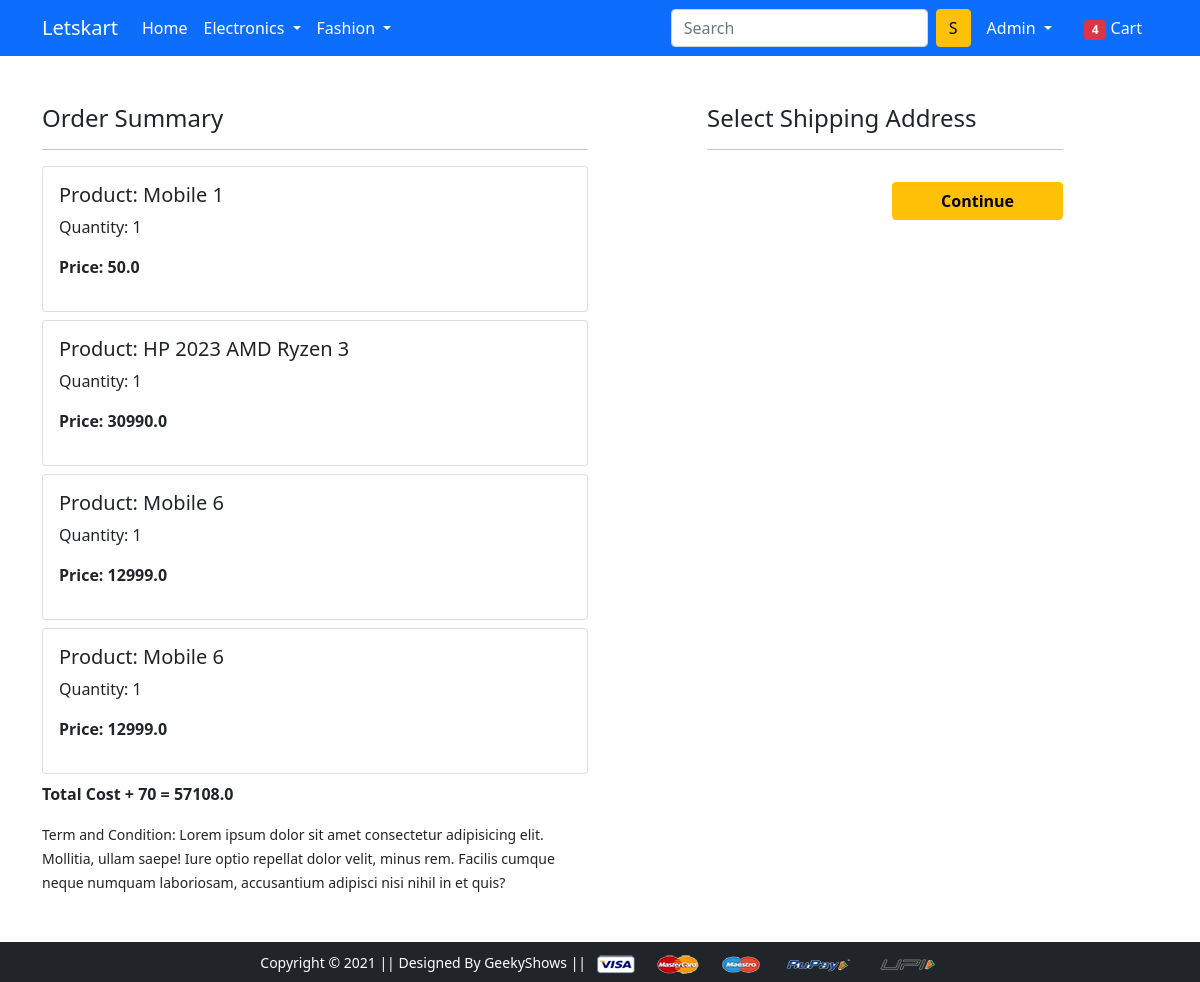
The page /checkout/ (signed in) on the database as committed earlier.
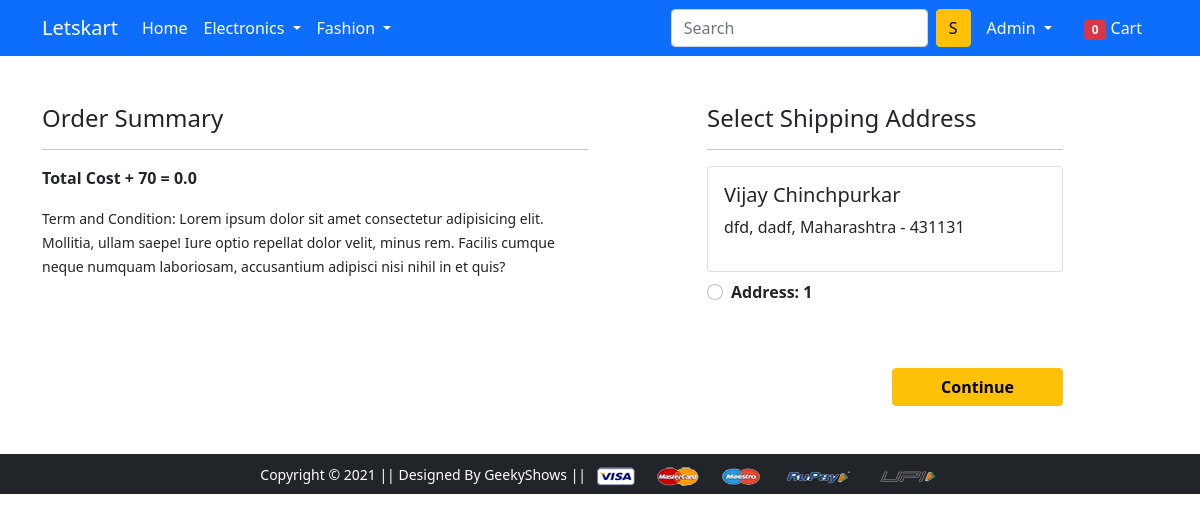
The same page on the database as committed later.
### app/models.py (models this page shows, shortened)
class Cart(models.Model):
    user = models.ForeignKey(User,on_delete=models.CASCADE)
    product = models.ForeignKey(Product,on_delete=models.CASCADE)
    quantity = models.PositiveIntegerField(default=1)
    @property
    def total_cost(self):
        return self.quantity * self.product.discounted_price

class Product(models.Model):
    title = models.CharField(max_length=100)
    selling_price = models.FloatField()
    discounted_price = models.FloatField()
    description = models.TextField()
    brand = models.CharField(max_length=100)
    category = models.CharField(choices=CATEGORY_CHOICES,max_length=2)
    product_image = models.ImageField(upload_to='productimg')

class Customer(models.Model):
    user = models.ForeignKey(User,on_delete=models.CASCADE)
    name = models.CharField(max_length = 200)
    locality = models.CharField(max_length=200)
    city = models.CharField(max_length=50)
    zipcode = models.IntegerField()
    state = models.CharField(choices=STATE_CHOICES,max_length=50)

### app/views.py (the view)
# urls.py: path('checkout/', views.checkout, name='checkout'),
@login_required()
def checkout(request):
  user = request.user
  address = Customer.objects.filter(user = user)
  cart_items = Cart.objects.filter(user = user)
  amount = 0
  shipping_amount = 70.0
  total_amount = 0.0
  cart_product = [p for p in Cart.objects.all() if p.user == request.user ]
  if cart_product:
    for p in cart_product:
      temp_amount = (p.quantity * p.product.discounted_price)
      amount += temp_amount
    total_amount = amount + shipping_amount
  return render(request, 'app/checkout.html',{'address':address,'total_amount':total_amount,'cart_items':cart_items,'cartcount':cart_count(request)    })

### app/views.py (called while the page is built)
def cart_count(request): # NO url associated with this
  cartcount = Cart.objects.filter(user=request.user).count()
  return cartcount

### app/templates/app/checkout.html (shortened to what this page needs)
{% extends 'app/base.html' %}
{% load static %}
{% block main-content %}
<div class="container">
 <div class="row mt-5">
  <div class="col-sm-6">
    <h4>Order Summary</h4>
    <hr>
    {% for item in cart_items %}
      <div class="card mb-2">
        <div class="card-body">
          <h5>Product: {{item.product.title}}</h5>
          <p>Quantity: {{item.quantity}}</p>
          <p class="fw-bold">Price: {{item.total_cost}}</p>
        </div>
      </div>
      {% endfor %}
      <p class='fw-bold'>Total Cost + 70 = {{total_amount}}</p>
    <small>Term and Condition: Lorem ipsum dolor sit amet consectetur adipisicing elit. Mollitia, ullam saepe! Iure optio repellat dolor velit, minus rem. Facilis cumque neque numquam laboriosam, accusantium adipisci nisi nihil in et quis?</small>
  </div>
  <div class="col-sm-4 offset-sm-1">
    <h4>Select Shipping Address</h4>
    <hr>
    <form action="{% url "paymentdone" %}">
      {% for ad in address %}
      <div class="card">
        <div class="card-body">
        <h5>{{ad.name}}</h5>
        <p>{{ad.locality}}, {{ad.city}}, {{ad.state}} - {{ad.zipcode}} </p>
        </div>
      </div>
        <div class="form-check mt-2 mb-5">
          <input name='custid' id="custadd{{forloop.counter}}" class="form-check-input" type="radio" value="{{ad.id}}">
          <label class="form-check-label fw-bold" for="">
            Address: {{forloop.counter}} </label>
          </div>
          {% endfor %}
        <div class="text-end">
          <button type="submit" class="btn btn-warning mt-3 px-5 fw-bold">Continue</button>
        </div>
      </form>
    </div>
  </div>
</div>
{% endblock main-content %}

### app/templates/app/nav.html (shortened to what this page needs)
<nav class="navbar navbar-expand-lg navbar-dark bg-primary">
  <div class="container">
    <a class="navbar-brand" href="/">Letskart</a>
    <div class="collapse navbar-collapse" id="navbarSupportedContent">
      <ul class="navbar-nav me-auto mb-2 mb-lg-0">
        <li class="nav-item">
          <a class="nav-link active" aria-current="page" href="/">Home</a>
        </li>
        <li class="nav-item dropdown">
          <a class="nav-link dropdown-toggle text-white" href="#" id="electronicsDropdown" role="button"
            data-bs-toggle="dropdown" aria-expanded="false">
            Electronics
          </a>
        </li>
        <li class="nav-item dropdown">
          <a class="nav-link dropdown-toggle text-white" href="#" id="fashionDropdown" role="button"
            data-bs-toggle="dropdown" aria-expanded="false">
            Fashion
          </a>
        </li>
      </ul>
      <form class="d-flex">
        <input class="form-control me-2" type="search" placeholder="Search" aria-label="Search">
        <button class="btn btn-warning" type="submit">S</button>
      </form>
      <div>
        <ul class="navbar-nav me-auto mb-2 mb-lg-0">
          {% if request.user.is_authenticated %}
          <li class="nav-item dropdown mx-2">
            <a class="nav-link dropdown-toggle text-white" href="#" id="profileDropdown" role="button"
              data-bs-toggle="dropdown" aria-expanded="false">
              {{ request.user.username|capfirst }}
            </a>
          </li>
          <li class="nav-item mx-2">
            <a href="{% url 'showcart' %}" class="nav-link text-white"><span class="badge bg-danger"
                id='cartcountbadge'>{{cartcount}}</span> Cart </a>
          </li>
          {% endif %}
        </ul>
      </div>
    </div>
  </div>
</nav>

Rows that differ between the two databases and show on the page:
removed Cart: product "Mobile 1", quantity "1", total_cost "50.0"
removed Cart: product "HP 2023 AMD Ryzen 3", quantity "1", total_cost "30990.0"
removed Cart: product "Mobile 6", quantity "1", total_cost "12999.0"
removed Cart: product "Mobile 6", quantity "1", total_cost "12999.0"
added Customer: name "Vijay Chinchpurkar", locality "dfd", city "dadf", state "Maharashtra", zipcode "431131"
Other text that changed with them:
{{ cartcount }}: "4" → "0"
{{ total_amount }}: "57108.0" → "0.0"
